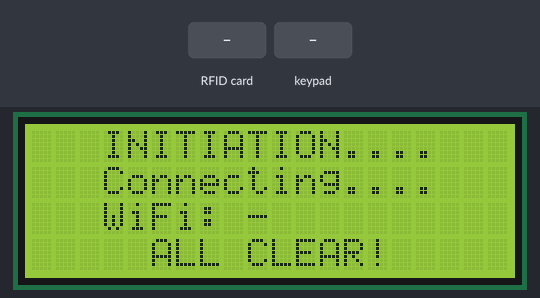
Simulated run of this sketch. Board: ESP8266 (NodeMCU). Parts: 20×4 character LCD. Inputs (shaded band) come from the test bench. WiFi joins after 1.5 s; servers stay silent unless stated; uploads are accepted with an empty reply; what the sketch prints to the serial monitor is not drawn.

Above: at 4.8 s.
At 7.9 s:
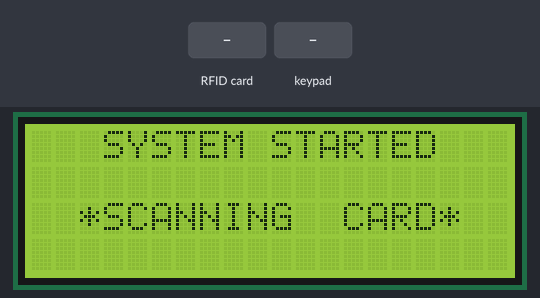
8.0 s: RFID card 5E 7A 19 C4 held to the reader
At 9.5 s:
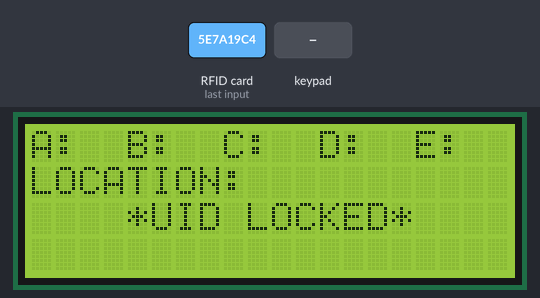
10.4 s: key 'A' pressed
At 12.3 s:
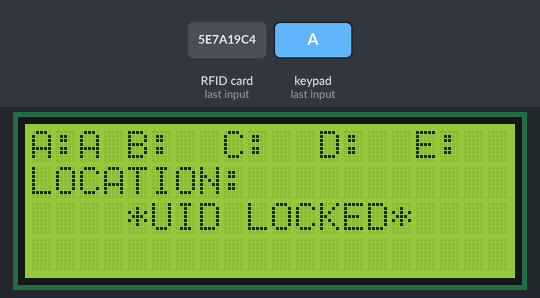
12.6 s: keypad keys 4 5 6 7 # pressed 0.4 s apart
At 14.6 s:
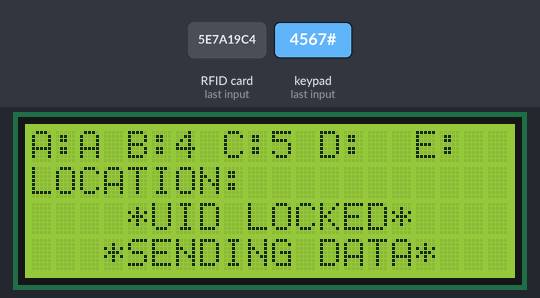
Timing chart, 0 to 16.1 s (numbered marks = the images above; inputs shaded):
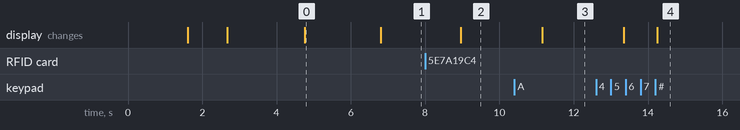

The sketch:

RFID_GSheet_V2_Beep.ino
```cpp
#include <SPI.h>
#include <MFRC522.h>
#include <ESP8266WiFi.h>
#include <WiFiClientSecure.h>
#include <LiquidCrystal_I2C.h>
#include <elapsedMillis.h>
#include <Keypad_I2C.h>
#include <Keypad.h>
#include <Wire.h>

#define I2CADDR 0x20
#define RFIDSDA D8
#define RFIDRST D0

const char* host = "script.google.com";
const int httpsPort = 443;

const char* ssid = "-";
const char* password = "-";
String GOOGLE_SCRIPT_ID = "-";

const byte ROWS = 4;
const byte COLS = 4;
char hexaKeys[ROWS][COLS] =
{
  {'1','2','3','A'},
  {'4','5','6','B'},
  {'7','8','9','C'},
  {'*','0','#','D'}
};
byte rowPins[ROWS] = {4, 5, 6, 7};
byte colPins[COLS] = {0, 1, 2, 3};

byte readCard [4];

byte modeCounter = 0;
bool rfidMode = true;

unsigned int lcdInterval = 1000;
unsigned int serialInterval = 2000;

char key;
char shift1, shift2, shift3, shift4, shift5, location;

String UID, SHIFT1, SHIFT2, SHIFT3, SHIFT4, SHIFT5, LOCATION;
String dataAbsen, dataRespond;
String nameResponse, accessResponse, statusResponse;

elapsedMillis lcdMillis;
elapsedMillis serialMillis;
MFRC522 mfrc522(RFIDSDA, RFIDRST);
LiquidCrystal_I2C lcd (0x27, 20, 4);
Keypad_I2C keypad4x4(makeKeymap(hexaKeys), rowPins, colPins, ROWS, COLS, I2CADDR);
WiFiClientSecure client;

void setup()
{
  Serial.begin(115200);
  Wire.begin();
  keypad4x4.begin();
  lcd.init();
  lcd.backlight();

  lcd.setCursor(0, 0);
  lcd.print("   INITIATION....   ");

  delay (1000);

  WiFi.mode (WIFI_STA);
  WiFi.begin (ssid, password);
  while (WiFi.status() != WL_CONNECTED)
  {
    delay(500);
    Serial.print(".");
    lcd.setCursor(0, 1);
    lcd.print("   Connecting....   ");
  }
  lcd.setCursor(0, 2);
  lcd.print("                    ");
  lcd.setCursor(0, 2);
  lcd.print("   WiFi: " + String (ssid));

  delay(1000);

  while (!Serial);
  SPI.begin();
  mfrc522.PCD_Init();
  delay(4);
  mfrc522.PCD_DumpVersionToSerial();

  delay (1000);

  lcd.setCursor(0, 3);
  lcd.print("                    ");
  lcd.setCursor(0, 3);
  lcd.print("     ALL CLEAR!     ");

  delay(2000);

  lcd.clear();
}

void loop()
{
  if (serialMillis >= serialInterval)
  {
    Serial.print ("Mode : ");
    Serial.println (modeCounter);
    serialMillis = 0;
  }

  if (lcdMillis >= lcdInterval)
  {
    lcdOutput();
    lcdMillis = 0;
  }

  if (rfidMode == true)
  {
    if (!mfrc522.PICC_IsNewCardPresent())
    {
      return;
    }

    if (!mfrc522.PICC_ReadCardSerial())
    {
      return;
    }

    rfidRead();

    modeCounter = 1;
    rfidMode = false;

    mfrc522.PICC_HaltA();
    mfrc522.PCD_StopCrypto1();
  }

  else
  {
    key = keypad4x4.getKey();
    if (key)
    {
      if (modeCounter == 1)
      {
        shift1 = key;
        SHIFT1 = String (shift1);
        modeCounter ++;
      }
      else if (modeCounter == 2)
      {
        shift2 = key;
        SHIFT2 = String (shift2);
        modeCounter ++;
      }
      else if (modeCounter == 3)
      {
        shift3 = key;
        SHIFT3 = String (shift3);
        modeCounter ++;
      }
      else if (modeCounter == 4)
      {
        shift4 = key;
        SHIFT4 = String (shift4);
        modeCounter ++;
      }
      else if (modeCounter == 5)
      {
        shift5 = key;
        SHIFT5 = String (shift5);
        modeCounter ++;
      }
      else if (modeCounter == 6)
      {
        location = key;
        switch (location)
        {
          case 'A':
            LOCATION = "LAB_D";
            break;
          case 'B':
            LOCATION = "LAB_J";
            break;
          case 'C':
            LOCATION = "LAB_K";
            break;
          case '#':
            sendData();
            break;
        }
      }
      switch (key)
      {
        case 'D':
          SHIFT1 = "";
          SHIFT2 = "";
          SHIFT3 = "";
          SHIFT4 = "";
          SHIFT5 = "";
          LOCATION = "";
          modeCounter = 1;
          break;
      }
    }
  }
}

void lcdOutput()
{
  if (modeCounter == 0)
  {
    lcd.clear();
    lcd.setCursor(0, 0);
    lcd.print("   SYSTEM STARTED   ");
    lcd.setCursor(0, 2);
    lcd.print("  *SCANNING  CARD*  ");
  }

  else
  {
    lcd.setCursor(0, 0);
    lcd.print("                    ");
    lcd.setCursor(0,0);
    lcd.print("A:" + SHIFT1);
    lcd.setCursor(4,0);
    lcd.print("B:" + SHIFT2);
    lcd.setCursor(8,0);
    lcd.print("C:" + SHIFT3);
    lcd.setCursor(12,0);
    lcd.print("D:" + SHIFT4);
    lcd.setCursor(16,0);
    lcd.print("E:" + SHIFT5);

    lcd.setCursor(0, 1);
    lcd.print("                    ");
    lcd.setCursor(0, 1);
    lcd.print("LOCATION: " + LOCATION);

    lcd.setCursor(0, 2);
    lcd.print("                    ");
    lcd.setCursor(0, 2);
    lcd.print("    *UID LOCKED*    ");
  }
}

void rfidRead()
{
  Serial.print(F("\n\nIdentitas Kartu RFID : "));

  for (uint8_t i = 0; i < 4; i++)
  {
    readCard[i] = mfrc522.uid.uidByte[i];
    Serial.print(readCard[i], HEX);
    UID += String(readCard[i], HEX);
  }

  Serial.print("\n");
}

void concatData()
{
  dataAbsen = "uid=" + UID +
              "&shift1=" + SHIFT1 +
              "&shift2=" + SHIFT2 +
              "&shift3=" + SHIFT3 +
              "&shift4=" + SHIFT4 +
              "&shift5=" + SHIFT5 +
              "&domain=" + LOCATION;

  //"API : uid=7c4a1930&shift1=2&shift2=6&shift3=8&shift4=4&shift5=5&location=LAB_K"
}

void sendData()
{
  concatData();

  Serial.print ("API : ");
  Serial.println (dataAbsen);

  lcd.setCursor(0, 3);
  lcd.print("                    ");
  lcd.setCursor(0, 3);
  lcd.print("   *SENDING DATA*   ");

  dataRespond = sendData(dataAbsen, NULL);
  HandleDataFromGoogle (dataRespond);

  Serial.print ("Response : ");
  Serial.println (dataRespond);

  dataAbsen = "";
  UID = "";
  SHIFT1 = "";
  SHIFT2 = "";
  SHIFT3 = "";
  SHIFT4 = "";
  SHIFT5 = "";
  LOCATION = "";

  rfidMode = true;
  modeCounter = 0;

  delay (1000);
}

String sendData(String params, char* domain)
{
  //google scripts requires two get requests
  bool needRedir = false;
  if (domain == NULL)
  {
    domain = (char*)host;
    needRedir = true;
    params = "/macros/s/" + GOOGLE_SCRIPT_ID + "/exec?" + params;
  }

  //Serial.println(*domain);
  String result = "";
  client.setInsecure();

  //Serial.print("connecting to ");
  //Serial.println(host);
  if (!client.connect(host, httpsPort))
  {
    //Serial.println("Connection Failed");
    return "";
  }

  //Serial.print("requesting URL: ");
  //Serial.println(params);
  client.print(String("GET ") + params + " HTTP/1.1\r\n" +
               "Host: " + domain + "\r\n" +
               "Connection: close\r\n\r\n");

  //Serial.println("request sent");
  while (client.connected())
  {
    String line = client.readStringUntil('\n');
    //Serial.println(line);
    if (needRedir)
    {
      int ind = line.indexOf("/macros/echo?user");
      if (ind > 0)
      {
        //Serial.println(line);
        line = line.substring(ind);
        ind = line.lastIndexOf("\r");
        line = line.substring(0, ind);
        //Serial.println(line);
        result = line;
      }
    }

    if (line == "\r")
    {
      //Serial.println("headers received");
      break;
    }
  }

  while (client.available())
  {
    String line = client.readStringUntil('\n');
    if (!needRedir)
      if (line.length() > 5)
        result = line;
    //Serial.println(line);
  }

  if (needRedir)
    return sendData(result, "script.googleusercontent.com");

  else
    return result;
}

void HandleDataFromGoogle(String data)
{
  int ind = data.indexOf(":");
  accessResponse = data.substring(0, ind);
  int nextInd = data.indexOf(":", ind + 1);
  nameResponse = data.substring(ind + 1, nextInd);
  statusResponse = data.substring(nextInd + 1, data.length());

  if (accessResponse == "0")
  {
    //Unregistered UID
    lcd.clear();
    lcd.setCursor(0, 0);
    lcd.print (nameResponse);
    lcd.setCursor(0, 2);
    lcd.print ("  UID " + statusResponse);
    lcd.setCursor(18, 2);
    lcd.print ("  ");
  }

  else if (accessResponse == "1")
  {
    //Registered UID (Assistant)
    lcd.clear();
    lcd.setCursor(0, 0);
    lcd.print (nameResponse);
    lcd.setCursor(0, 1);
    lcd.print ("   ASISTEN UGMURO   ");
    lcd.setCursor(0, 3);
    lcd.print ("   UID " + statusResponse);
    lcd.setCursor(17, 3);
    lcd.print ("   ");
  }

  else if (accessResponse == "2")
  {
    //Registered UID (Staff)
    lcd.clear();
    lcd.setCursor(0, 0);
    lcd.print (nameResponse);
    lcd.setCursor(0, 1);
    lcd.print ("    STAFF UGMURO    ");
    lcd.setCursor(0, 3);
    lcd.print ("   UID " + statusResponse);
    lcd.setCursor(17, 3);
    lcd.print ("   ");
  }

  delay (3000);
}

/*
var timeZone = "Asia/Jakarta";
var dateTimeFormat = "dd/MM/yyyy HH:mm:ss";
var logSpreadSheetId = "-";

function doGet(e)
{
  var access = "0";
  var name = 'Unknown';
  var status = 'Unregistered';
  Logger.log(JSON.stringify(e));   // view parameters
  var result = 'OK';      // assume success

  if (e.parameter == 'undefined')
  {
    result = 'No Parameters';
  }
  else
  {
    var uid = '';

    var shift1Status = '';
    var shift2Status = '';
    var shift3Status = '';
    var shift4Status = '';
    var shift5Status = '';
    var shift1Value = '';
    var shift2Value = '';
    var shift3Value = '';
    var shift4Value = '';
    var shift5Value = '';

    var domain = '';

    for (var param in e.parameter)
    {
      var value = stripQuotes(e.parameter[param]);
      switch (param)
      {
        case 'uid':
          uid = value;
          break;
        case 'shift1':
          shift1Status = value;
          shift1Value = shiftMap (value);
          break;
        case 'shift2':
          shift2Status = value;
          shift2Value = shiftMap (value);
          break;
        case 'shift3':
          shift3Status = value;
          shift3Value = shiftMap (value);
          break;
        case 'shift4':
          shift4Status = value;
          shift4Value = shiftMap (value);
          break;
        case 'shift5':
          shift5Status = value;
          shift5Value = shiftMap (value);
          break;
        case 'domain':
          domain = value;
          break;
        default:
          result = "unsupported parameter";
      }
    }

    var sheet = SpreadsheetApp.getActive().getActiveSheet();
    var data = sheet.getDataRange().getValues();
    if (data.length == 0)
      return;
    for (var i = 0; i < data.length; i++)
    {
      if (data[i][0] == uid)
      {
        name = data[i][1];
        access = data[i][2];
        status = data[i][3];
        break;
      }
    }

    if (domain == 'LAB_D')
    {
      addLog (0, uid, name, shift1Status, shift1Value, shift2Status, shift2Value, shift3Status, shift3Value, shift4Status, shift4Value, shift5Status, shift5Value, domain, status, access);
    }
    else if (domain == 'LAB_J')
    {
      addLog (1, uid, name, shift1Status, shift1Value, shift2Status, shift2Value, shift3Status, shift3Value, shift4Status, shift4Value, shift5Status, shift5Value, domain, status, access);
    }
    else if (domain == 'LAB_K')
    {
      addLog (2, uid, name, shift1Status, shift1Value, shift2Status, shift2Value, shift3Status, shift3Value, shift4Status, shift4Value, shift5Status, shift5Value, domain, status, access);
    }
  }

  result = (access + ":" + name + ":" + status );
  return ContentService.createTextOutput(result);
}

function shiftMap (shiftValue)
{
  if (shiftValue == '0')
  {
    return 0;
  }
  else if (shiftValue == '1')
  {
    return 5;
  }
  else if (shiftValue == '2')
  {
    return 10;
  }
  else if (shiftValue == '3')
  {
    return 15;
  }
  else if (shiftValue == '4')
  {
    return 20;
  }
  else if (shiftValue == '5')
  {
    return 25;
  }
  else if (shiftValue == '6')
  {
    return 30;
  }
  else if (shiftValue == '7')
  {
    return 35;
  }
  else if (shiftValue == '8')
  {
    return 40;
  }
  else if (shiftValue == '9')
  {
    return 45;
  }
  else
  {
    return 100;
  }
}

function addLog (sheetDomain, logUid, logName, logShift1Status, logShift1Value, logShift2Status, logShift2Value, logShift3Status, logShift3Value, logShift4Status, logShift4Value, logShift5Status, logShift5Value, logDomain, logStatus, logAccess)
{
  var spr = SpreadsheetApp.openById (logSpreadSheetId);
  var sheet = spr.getSheets()[sheetDomain];
  var data = sheet.getDataRange().getValues();
  var pos = sheet.getLastRow() + 1;
  var rowData = [];

  rowData[0] = Utilities.formatDate (new Date(), timeZone, dateTimeFormat);
  rowData[1] = logUid;
  rowData[2] = logName;
  rowData[3] = logShift1Status;
  rowData[4] = logShift1Value;
  rowData[5] = logShift2Status;
  rowData[6] = logShift2Value;
  rowData[7] = logShift3Status;
  rowData[8] = logShift3Value;
  rowData[9] = logShift4Status;
  rowData[10] = logShift4Value;
  rowData[11] = logShift5Status;
  rowData[12] = logShift5Value;
  rowData[13] = logDomain;
  rowData[14] = logStatus;
  rowData[15] = logAccess;

  var newRange = sheet.getRange(pos, 1, 1, rowData.length);
  newRange.setValues([rowData]);
}

function stripQuotes(value)
{
  return value.replace(/^["']|['"]$/g, "");
}
*/
```

Measured:
- after the input at 8.0 s, the display: changes after 0.95 s (image 2)
- after the input at 10.4 s, the display: changes after 0.75 s (image 3)
- after the input at 12.6 s, the display: first changes after 0.75 s (image 4 shows a later state)
- what the display in image 0 shows lasts 2.0 s, from 4.8 s to 6.8 s
